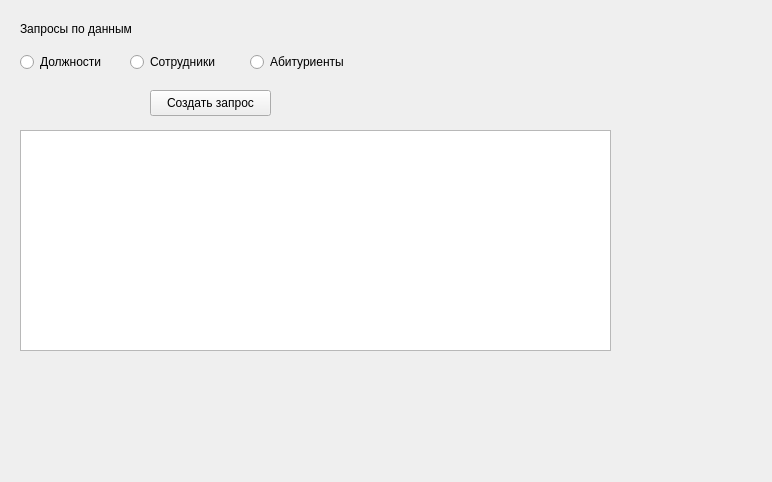
<?xml version="1.0" encoding="UTF-8"?>
<ui version="4.0">
 <class>ExempleQuery</class>
 <widget class="QWidget" name="ExempleQuery">
  <property name="geometry">
   <rect>
    <x>0</x>
    <y>0</y>
    <width>772</width>
    <height>482</height>
   </rect>
  </property>
  <property name="windowTitle">
   <string>Form</string>
  </property>
  <widget class="QLabel" name="label">
   <property name="geometry">
    <rect>
     <x>20</x>
     <y>20</y>
     <width>151</width>
     <height>18</height>
    </rect>
   </property>
   <property name="text">
    <string>Запросы по данным</string>
   </property>
  </widget>
  <widget class="QRadioButton" name="PostsRadioButton">
   <property name="geometry">
    <rect>
     <x>20</x>
     <y>50</y>
     <width>111</width>
     <height>24</height>
    </rect>
   </property>
   <property name="text">
    <string>Должности</string>
   </property>
  </widget>
  <widget class="QRadioButton" name="WorkersRadioButton">
   <property name="geometry">
    <rect>
     <x>130</x>
     <y>50</y>
     <width>111</width>
     <height>24</height>
    </rect>
   </property>
   <property name="text">
    <string>Сотрудники</string>
   </property>
  </widget>
  <widget class="QRadioButton" name="ApplicantsRadioButton">
   <property name="geometry">
    <rect>
     <x>250</x>
     <y>50</y>
     <width>121</width>
     <height>24</height>
    </rect>
   </property>
   <property name="text">
    <string>Абитуриенты</string>
   </property>
  </widget>
  <widget class="QTableView" name="tableView">
   <property name="geometry">
    <rect>
     <x>20</x>
     <y>130</y>
     <width>591</width>
     <height>221</height>
    </rect>
   </property>
  </widget>
  <widget class="QPushButton" name="CreateQueryButton">
   <property name="geometry">
    <rect>
     <x>150</x>
     <y>90</y>
     <width>121</width>
     <height>26</height>
    </rect>
   </property>
   <property name="text">
    <string>Создать запрос</string>
   </property>
  </widget>
 </widget>
 <resources/>
 <connections/>
</ui>
